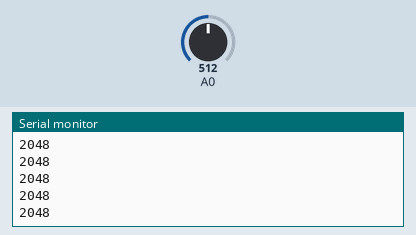
Simulated run of this sketch. Board: Arduino Due. Shown: the last lines printed to the serial monitor. The test bench sets the inputs (shaded band); at power-on: A0 = 512 (analog values on the 0–1023 scale).

Above: at 1.2 s.
1.3 s: A0 set to 716
At 2.4 s:
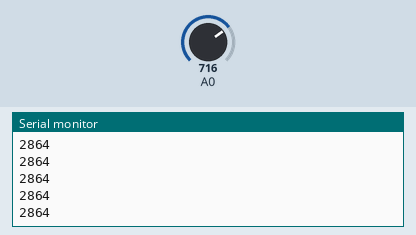
2.8 s: A0 set to 900
At 3.5 s:
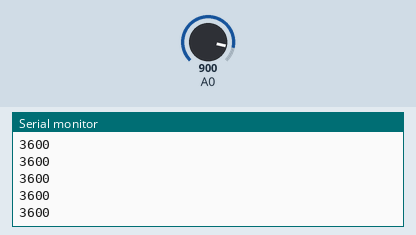
Timing chart, 0 to 5.8 s (numbered marks = the images above; inputs shaded):
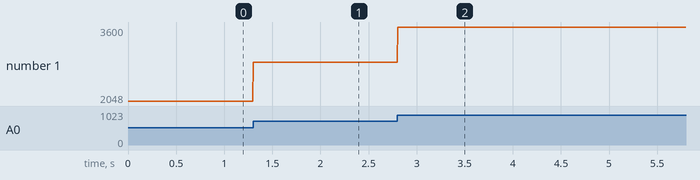

The sketch:

one_sensor.ino
```cpp
//  Variables
int APin = 0;               // Sensor1 connected to ANALOG PIN 0
int sampling_rate = 250;
long int baudrate = 2000000;

unsigned int aVal = 0;        // holds the incoming raw data. Signal value can range from 0-4096

// To compute: inter_sample_interval_us
//int(round(float(1000/sampling_rate))) ->use this formula to calculate. Here it can not be made dymanic due to library limitation
// Also account for the average processing delay, and substract from the value, e.g. for 250 sampling rate, 4 - 0.35
// 0.05 -> ADC, 0.1 - serial.Print, 0.05 - Misc
int inter_sample_interval_us = int(3.65 * 1000);

// The SetUp Function:
void setup() {
   SerialUSB.begin(baudrate);         // Set's up Serial Communication at certain speed.
   pinMode(APin, INPUT);
}

// The Main Loop Function
void loop() {
    analogReadResolution(12);
    aVal = analogRead(APin);  // Read the Sensor1 value. Assign this value to the "aVal" variable.

    SerialUSB.println(aVal);   // Send the aVal value to Serial.
    noInterrupts();
    delayMicroseconds(inter_sample_interval_us);
    interrupts();
}
```

Measured:
- after the input at 1.3 s, the serial monitor: prints a new line at once (image 1)
- after the input at 2.8 s, the serial monitor: prints a new line at once (image 2)
- plotted number 1: 2048 → 2864 after the input at 1.3 s, 2864 → 3600 after the input at 2.8 s
